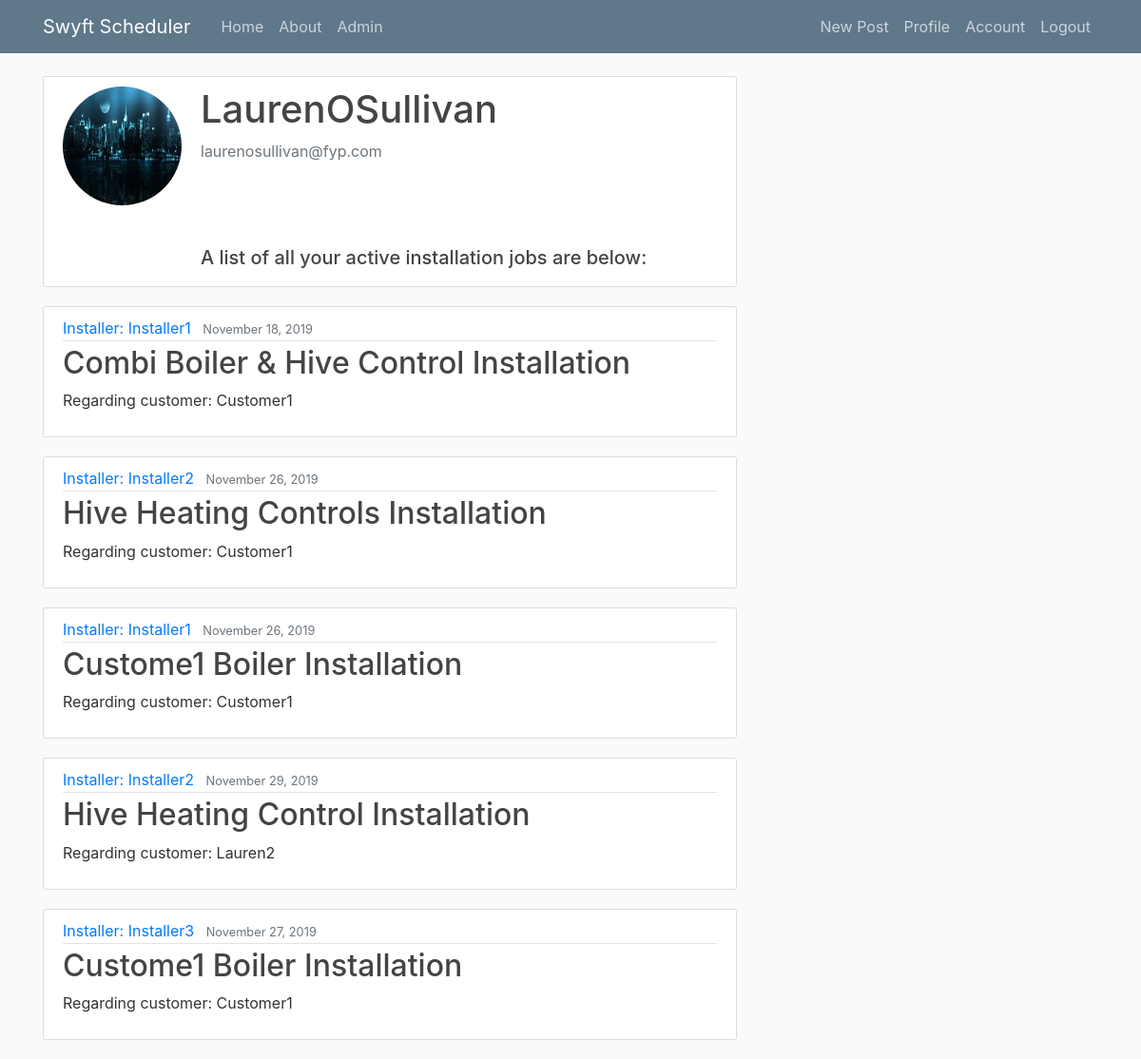
/profile/ (signed in), run on the app's committed database.
### users/models.py (models this page shows, shortened)
class Profile(models.Model):
    user = models.OneToOneField(User, on_delete=models.CASCADE)
    image = models.ImageField(default='default.jpg', upload_to='profile_pics')

class Job(models.Model):
    job_installer = models.ForeignKey(User, on_delete=models.CASCADE, related_name='installer')
    job_customer = models.ForeignKey(User, on_delete=models.CASCADE, related_name='customer')
    job_desc = models.CharField(max_length=200)
    job_date = models.DateTimeField('date of job')
    job_booked = models.BooleanField()

### users/views.py (the view)
# urls.py: path('profile/', user_views.profile, name='profile'),
@login_required #decorator #adds functionality to profile #https://www.youtube.com/watch?v=CQ90L5jfldw&list=PL-osiE80TeTtoQCKZ03TU5fNfx2UY6U4p&index=9
def profile(request):
    if request.method == "POST":
        u_form = UserUpdateForm(request.POST, instance=request.user) #populate form with existing info
        p_form = ProfileUpdateForm(request.POST,
                                    request.FILES,
                                    instance=request.user.profile)
        if u_form.is_valid() and p_form.is_valid():
            u_form.save()
            p_form.save()
            messages.success(request, f'Your account has been updated!')
            return redirect('profile')
    else:
        u_form = UserUpdateForm(instance=request.user) #populate form with existing info
        p_form = ProfileUpdateForm(instance=request.user.profile)
    context = {
        'u_form': u_form,
        'p_form': p_form
    }
    context = {
        'jobs': Job.objects.all()
    }
    return render(request, 'users/profile.html', context)

### users/templates/users/profile.html (shortened to what this page needs)
{% extends "blog/base.html" %}
{% load crispy_forms_tags %}
{% block content %}
    <div class="content-section">
        <div class="media">
          <img class="rounded-circle account-img" src="{{ user.profile.image.url }}">
          <div class="media-body">
            <h2 class="account-heading">{{ user.username }}</h2>
            <p class="text-secondary">{{ user.email }}</p>
            <br>
            <br>
            <br>
          <h5>A list of all your active installation jobs are below:</h5>
          </div>
        </div>
    </div>
    {% for job in jobs %}
        <article class="media content-section">
            <div class="media-body">
                  <div class="article-metadata">
                    <a class="mr-2" href="#">Installer: {{ job.job_installer }}</a>
                    <small class="text-muted">{{ job.job_date|date:"F d, Y"  }}</small>
                  </div>
                  <h2><a class="article-title" href="#">{{ job.job_desc }}</a></h2>
                  <p class="article-content">Regarding customer: {{ job.job_customer }}</p>
            </div>
        </article>
    {% endfor %}
    <link href="https://cdnjs.cloudflare.com/ajax/libs/bootstrap-datepicker/1.8.0/css/bootstrap-datepicker.css" rel="stylesheet"/>
{% endblock content %}

### blog/static/blog/main.css (style rules this page uses)
body { background: #fafafa; color: #333333; margin-top: 5rem; }
h1, h2, h3, h4, h5, h6 { color: #444444; }
.content-section { background: #ffffff; padding: 10px 20px; border: 1px solid #dddddd; border-radius: 3px; margin-bottom: 20px; }
.article-title { color: #444444; }
.article-content { white-space: pre-line; }
.article-metadata { padding-bottom: 1px; margin-bottom: 4px; border-bottom: 1px solid #e3e3e3 }
.account-img { height: 125px; width: 125px; margin-right: 20px; margin-bottom: 16px; }
.account-heading { font-size: 2.5rem; }

### data on the page
Job: job_installer "Installer1", job_date "November 18, 2019", job_desc "Combi Boiler & Hive Control Installation", job_customer "Customer1"
Job: job_installer "Installer2", job_date "November 26, 2019", job_desc "Hive Heating Controls Installation", job_customer "Customer1"
Job: job_installer "Installer1", job_date "November 26, 2019", job_desc "Custome1 Boiler Installation", job_customer "Customer1"
Job: job_installer "Installer2", job_date "November 29, 2019", job_desc "Hive Heating Control Installation", job_customer "Lauren2"
Job: job_installer "Installer3", job_date "November 27, 2019", job_desc "Custome1 Boiler Installation", job_customer "Customer1"

### other printed values
{{ user.username }} "LaurenOSullivan"
{{ user.email }} "laurenosullivan@fyp.com"
